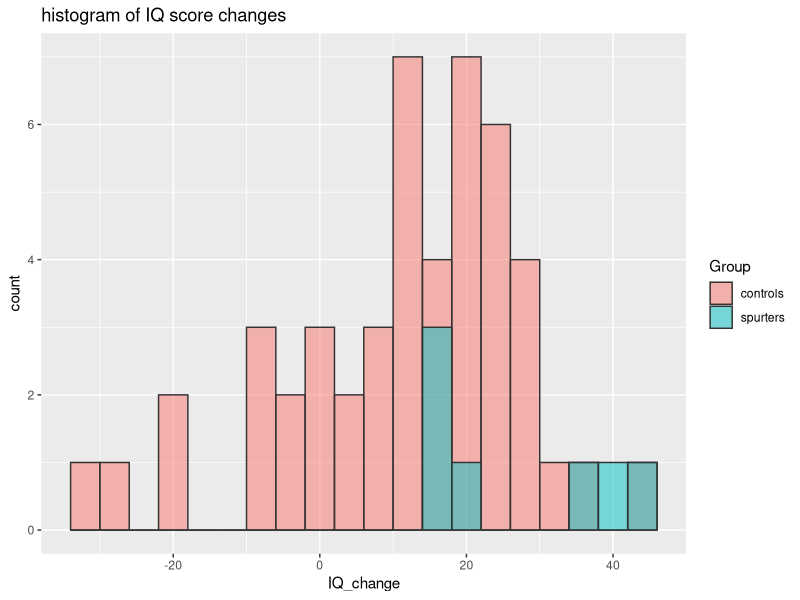
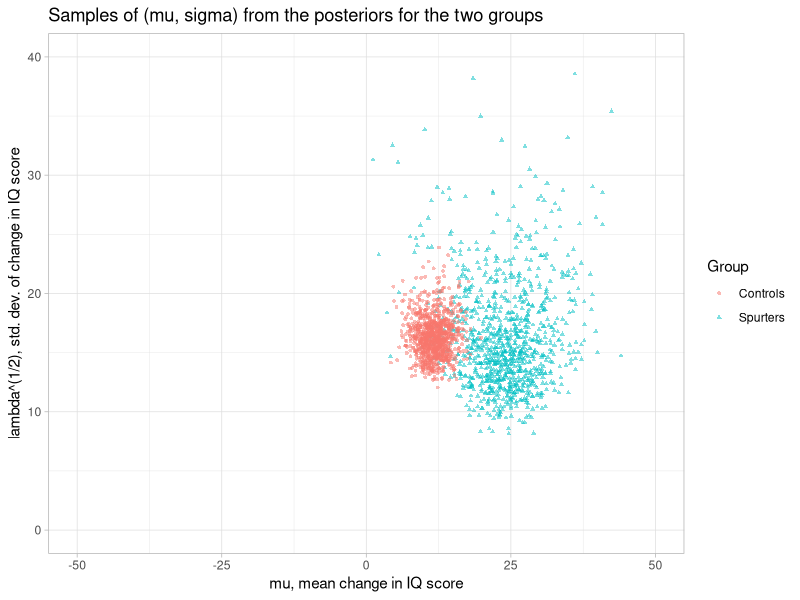
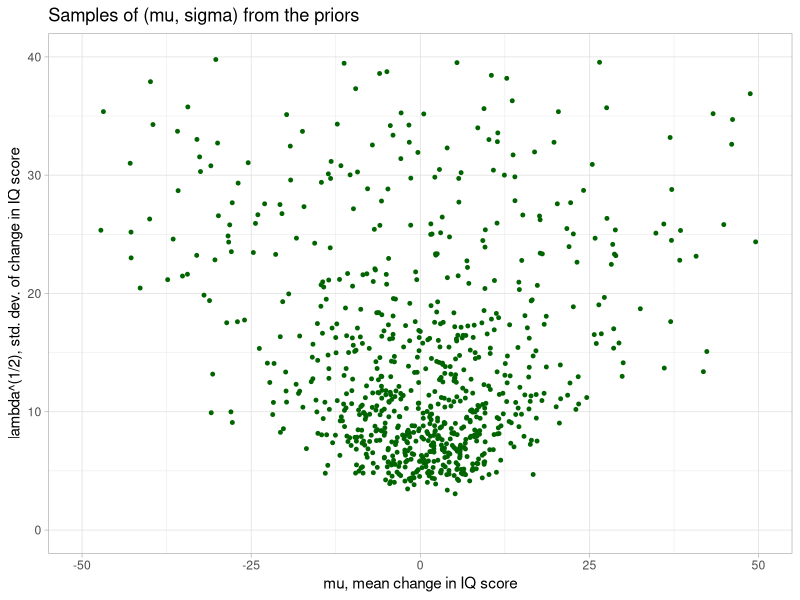
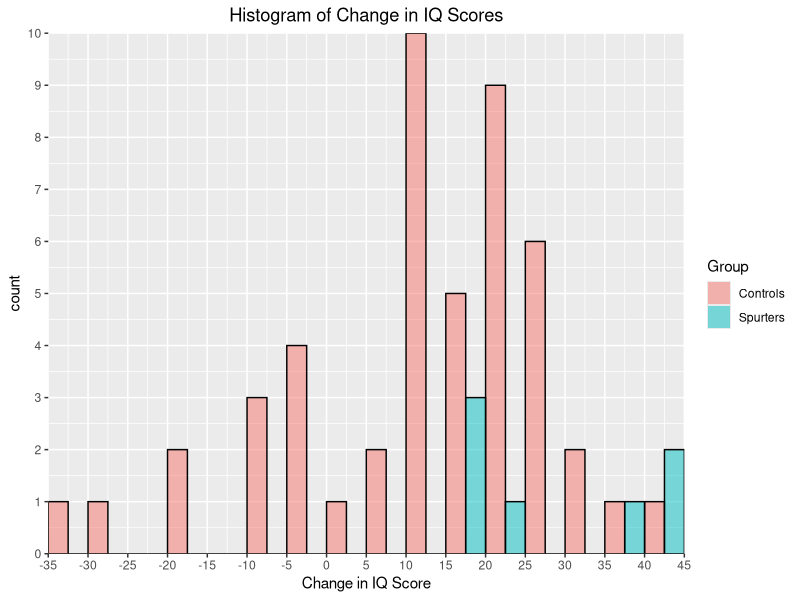
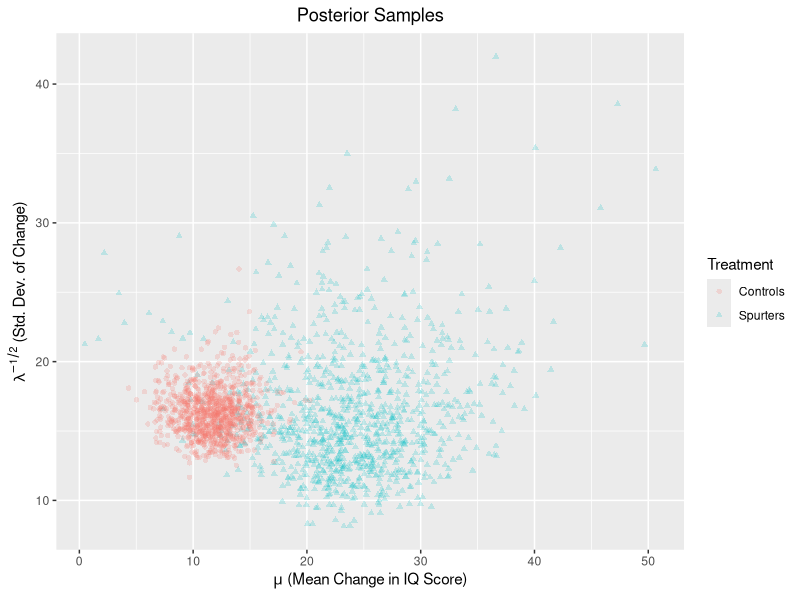

Write R code to recreate these figures, in order.
## ---- chunk 1
library(ggplot2)
library(tidyverse)

## ---- chunk 2
# data
x <- c(18, 40, 15, 17, 20, 44, 38)
y <- c(-4, 0, -19, 24, 19, 10, 5, 10, 29, 13, -9, -8, 20, -1, 12, 21, -7, 14,
     13, 20, 11, 16, 15, 27, 23, 36, -33, 34, 13, 11, -19, 21, 6, 25, 30,
     22, -28, 15, 26, -1, -2, 43, 23, 22, 25, 16, 10, 29)

# make data frame with two columns
plotdf <- data.frame(
  IQ_change = c(x, y),
  Group = c(rep('spurters', length(x)), rep('controls', length(y)))
)

# plot histogram of IQ_change for both groups
plotdf %>% 
  ggplot() +
  geom_histogram(aes(fill=Group, x=IQ_change),
                 color='gray20', 
                 binwidth = 4,
                 position = 'identity',
                 alpha = 0.5) +
  ggtitle(label='histogram of IQ score changes')+
  NULL

## ---- chunk 3
# reference for the NormalGamma function: https://stats.stackexchange.com/questions/52344/sampling-from-the-normal-gamma-distribution-in-r
NormalGamma <- function(k, m, c, a, b) {
  # This function draws k samples from the NormalGamma distribution by:
  # first drawing k samples from the Gamma distribution
  # and then use each pair of parameters (mean and sd) to get k samples from the Normal distribution 
  
  # m = posterior mean for mu
  # c = sample size for estimating mu
  # a = shape for posterior on lambda
  # b = rate for posterior on lambda
  
  # Use a,b to get lambda which will be used in Normal
  lambda <- rgamma(k, a, b)
  mu <- rnorm(k, m, sqrt(1/(c*lambda))) # Note that the rnorm function takes the standard deviation, not the variance, for the Normal distribution
  
  # output: posterior samples of mu and lambda
  return(data.frame(mu = mu, 
                    lambda = lambda, 
                    sd = 1/sqrt(lambda)))
  # we defined lambda = 1/variance, so compute sd from lambda
}

set.seed(123)
k <- 10e2
# spurters
y_s <- NormalGamma(k, 24.0, 8, 4, 855.0)
# controls
y_c <- NormalGamma(k, 11.8, 49, 24.5, 6344.0)

plotdf2 <- rbind(y_s, y_c) %>%
  mutate(Group=c(rep("Spurters", k), rep("Controls", k)))
  
# plot two distributions together
ggplot(plotdf2) +
  geom_point(aes(x=mu, y=sd, color=Group, shape=Group), 
             size=1,
             alpha=0.5) +
  scale_x_continuous(limits=c(-50,50),
                     name='mu, mean change in IQ score') + 
  scale_y_continuous(limits=c(0,40),
                     name='lambda^(1/2), std. dev. of change in IQ score') +
  ggtitle(label='Samples of (mu, sigma) from the posteriors for the two groups') +
  theme_light() + 
  NULL

## ---- chunk 4
k <- 10e6
# spurters
y_s <- NormalGamma(k, 24.0, 8, 4, 855.0)
# controls
y_c <- NormalGamma(k, 11.8, 49, 24.5, 6344.0)

p <- sum(y_s$mu > y_c$mu)/10e6
p

## ---- chunk 5
k <- 10e2
# spurters
y_prior <- NormalGamma(k, 0, 1, 1/2, 10^2*1/2)

ggplot(y_prior) +
  geom_point(aes(x=mu, y=sd), size=1, color='darkgreen') +
  scale_x_continuous(limits=c(-50,50),
                     name='mu, mean change in IQ score') + 
  scale_y_continuous(limits=c(0,40),
                     name='lambda^(1/2), std. dev. of change in IQ score') +
  ggtitle(label='Samples of (mu, sigma) from the priors') +
  theme_light() + 
  NULL

## ---- chunk 6
## don't use data in package, use data on lab assignment #
library(plyr)
library(ggplot2)
library(dplyr)
library(xtable)
library(reshape)
## ---- chunk 7
set.seed(123)
# input data
# spurters
x = c(18, 40, 15, 17, 20, 44, 38)
# control group
y = c(-4, 0, -19, 24, 19, 10, 5, 10,
      29, 13, -9, -8, 20, -1, 12, 21,
      -7, 14, 13, 20, 11, 16, 15, 27,
      23, 36, -33, 34, 13, 11, -19, 21,
      6, 25, 30,22, -28, 15, 26, -1, -2,
      43, 23, 22, 25, 16, 10, 29)
# store data in data frame 
iqData = data.frame(Treatment = c(rep("Spurters", length(x)), 
                                  rep("Controls", length(y))),
                                  Gain = c(x, y))
## ---- chunk 8
xLimits = seq(min(iqData$Gain) - (min(iqData$Gain) %% 5),
              max(iqData$Gain) + (max(iqData$Gain) %% 5),
              by = 5)

ggplot(data = iqData, aes(x = Gain, fill = Treatment, colour = I("black"))) + 
  geom_histogram(position = "dodge", alpha = 0.5, breaks = xLimits, closed = "left")+
  scale_x_continuous(breaks = xLimits, 
                     expand = c(0,0))+ 
  scale_y_continuous(expand = c(0,0), 
breaks = seq(0, 10, by = 1))+
  ggtitle("Histogram of Change in IQ Scores") + labs(x = "Change in IQ Score", 
                                                     fill = "Group") + 
                                               theme(plot.title = element_text(hjust = 0.5))  
## ---- chunk 9
prior = data.frame(m = 0, c = 1, a = 0.5, b = 50)
findParam = function(prior, data){
  postParam = NULL
  c = prior$c
  m = prior$m
  a = prior$a
  b = prior$b
  n = length(data)
  postParam = data.frame(m = (c*m + n*mean(data))/(c + n), 
                c = c + n, 
                a = a + n/2, 
                b =  b + 0.5*(sum((data - mean(data))^2)) + 
                  (n*c *(mean(data)- m)^2)/(2*(c+n)))
  return(postParam)
}
postS = findParam(prior, x)
postC = findParam(prior, y)

## ---- chunk 10
xtable(rbind(prior = prior,
             `Spurters Posterior` = postS,
             `Controls Posterior` = postC), 
       caption = "Parameters")
## ---- chunk 11
# sampling from two posteriors 

# Number of posterior simulations
sim = 1000

# initialize vectors to store samples
mus = NULL
lambdas = NULL
muc = NULL
lambdac = NULL

# Following formula from the NormalGamma with 
# the update paramaters accounted accounted for below 

lambdas = rgamma(sim, shape = postS$a, rate = postS$b)
lambdac = rgamma(sim, shape = postC$a, rate = postC$b)


mus = sapply(sqrt(1/(postS$c*lambdas)),rnorm, n = 1, mean = postS$m)
muc = sapply(sqrt(1/(postC$c*lambdac)),rnorm, n = 1, mean = postC$m)

# Store simulations
simDF = data.frame(lambda = c(lambdas, lambdac),
                   mu = c(mus, muc),
                   Treatment = rep(c("Spurters", "Controls"),
                                   each = sim))

simDF$lambda = simDF$lambda^{-0.5}

# Plot the simulations
ggplot(data = simDF, aes(x = mu, y = lambda, colour = Treatment, shape = Treatment)) +
  geom_point(alpha = 0.2) + 
  labs(x = expression(paste(mu, " (Mean Change in IQ Score)")),
       y = expression(paste(lambda^{-1/2}, " (Std. Dev. of Change)")))  + 
  ggtitle("Posterior Samples")+ 
  theme(plot.title = element_text(hjust = 0.5))
